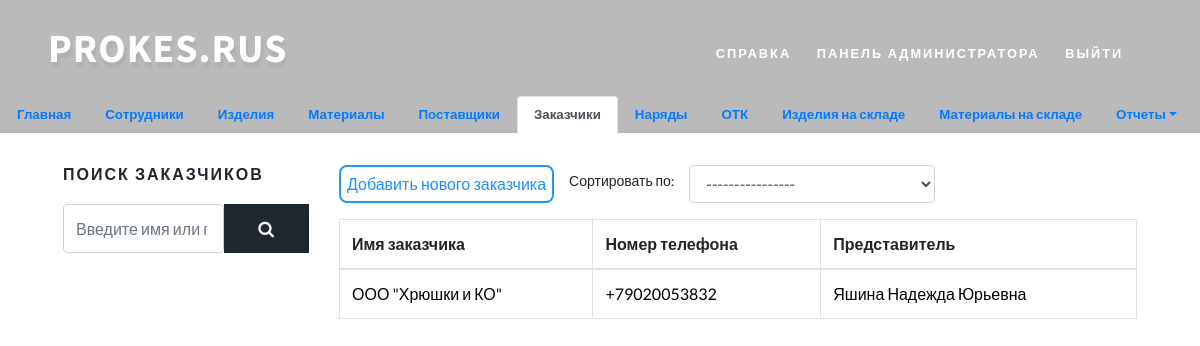
The app's page /customer_list/ (signed in) with its own data.
### prokes/models.py (models this page shows, shortened)
class Customer(models.Model):
    name = models.CharField("Имя заказчика", max_length=120)
    email = models.EmailField("Email", unique=True)
    phone_number = models.CharField("Номер телефона", max_length=11, default='8')
    representative = models.CharField("Представитель (ФИО)", max_length=100)
    class Meta:
        verbose_name = "Заказчик"
        verbose_name_plural = 'Заказчики'

### prokes/views.py (the view)
# urls.py: path("customer_list/", login_required(login_url='login')(views.CustomerListView.as_view()), name="customer_list"),
class CustomerListView(ListView):
    model = Customer
    queryset = Customer.objects.all()
    template_name = "customer/customer_list.html"

### templates/customer/customer_list.html (shortened to what this page needs)
{% extends 'customer/base.html' %}
{% block customer %}
    {% include 'include/sidebars/customer_sidebar.html' %}
    <div class="left-ads-display col-lg-9">
        <div class="form-group row">
            <input type="button" style="margin-left: 15px" class="bitbutton info" onclick='location.href="{% url "customer_create" %}"' value="Добавить нового заказчика">
            <label style="margin-left: 15px" for="id_select_sort" class="col-form-label col-form-label-sm">Сортировать по:</label>
            <div class="col-sm-4">
                <select name="" id="id_select_sort" class="form-control" data-sort-url="{% url 'customer_ajax' %}">
                    <option value="0">----------------</option>
                </select>
            </div>
        </div>
        <div class="" id="id_content" style="margin-top: 15px">
            <table class="table table-bordered table-hover" style="background-color: white">
            <thead>
                <th>Имя заказчика</th>
                <th>Номер телефона</th>
                <th>Представитель</th>
                </thead>
                <tbody>
                {% for customer in customer_list %}
                    <tr>
                        <td><a href="{{ customer.id }}" title="Перейти на страницу заказчика {{ customer.name }}">{{ customer.name }}</a></td>
                        <td><a href="{{ customer.id }}" title="Перейти на страницу заказчика {{ customer.name }}">{{ customer.phone_number }}</a></td>
                        <td><a href="{{ customer.id }}" title="Перейти на страницу заказчика {{ customer.name }}">{{ customer.representative }}</a></td>
                    </tr>
                {% endfor %}
                </tbody>
            </table>
        </div>
    </div>
{% endblock customer %}

### static/css/style.css (style rules this page uses)
html, body { margin: 0; font-size: 100%; background: #fff; font-family: 'Lato', sans-serif; scroll-behavior: smooth; }
body a { text-decoration: none; transition: 0.5s all; -webkit-transition: 0.5s all; -moz-transition: 0.5s all; -o-transition: 0.5s all; -ms-transition: 0.5s all; }
input[type="button"], input[type="submit"], input[type="text"], input[type="email"], input[type="search"] { transition: 0.5s all; -webkit-transition: 0.5s all; -moz-transition: 0.5s all; -o-transition: 0.5s all; -ms-transition: 0.5s all; font-family: 'Source Sans Pro', sans-serif; }

### templates/base.html (style rules this page uses)
body, html { margin: 0; padding: 0; height: 100%; width: 100%; }

### templates/customer/customer_list.html (style rules this page uses)
a { color: black; }

### records on screen
Customer: name "ООО \"Хрюшки и КО\"", phone_number "+79020053832", representative "Яшина Надежда Юрьевна"
